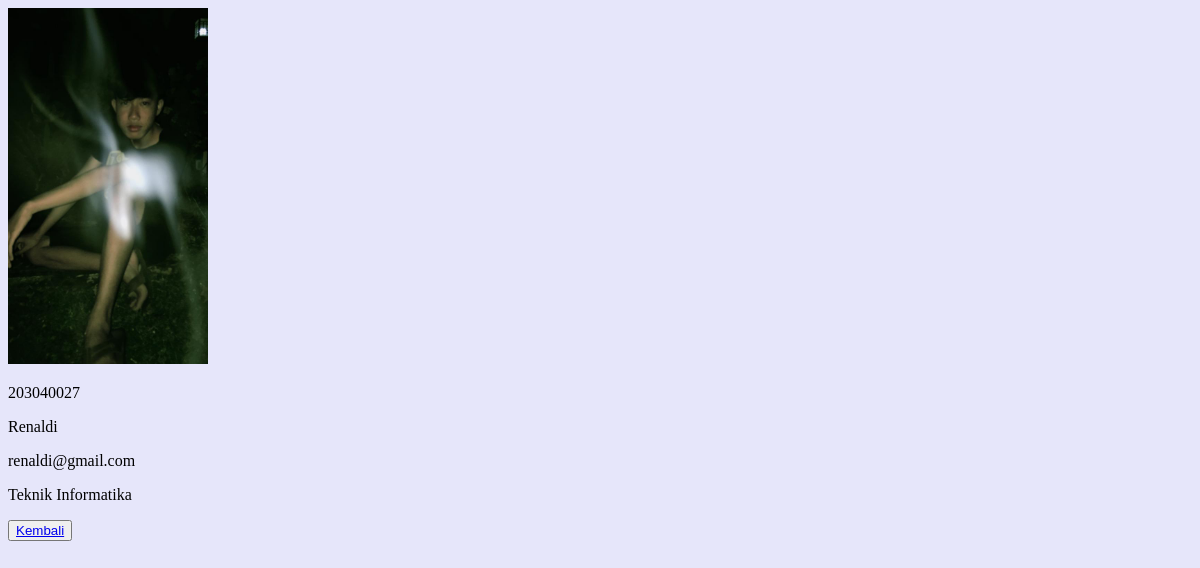
The page /latihan5a/php/detail.php?id=1 on the database its author committed.
### tables this page shows
CREATE TABLE `mahasiswa` (
  `id` int(11) NOT NULL,
  `img` varchar(100) NOT NULL,
  `nrp` varchar(10) NOT NULL,
  `nama` varchar(100) NOT NULL,
  `email` varchar(100) NOT NULL,
  `jurusan` varchar(50) NOT NULL
);

### latihan5a/php/functions.php (called while the page is built)
<?php
function koneksi()
{
    $conn = mysqli_connect("localhost", "root", "");
    mysqli_select_db($conn, "pw_tubes_203040033");
    return $conn;
}
function query ($sql)
{
    $conn = koneksi();
    $result = mysqli_query($conn, "$sql");
    $rows = [];
    while ($row = mysqli_fetch_assoc($result)) {
        $rows[] = $row;
    }
    return $rows;
}

### latihan5a/php/detail.php (the view, shortened to what this page needs)
<?php
    require 'functions.php';
    $id = $_GET ['id'];
    $mahasiswa = query("SELECT * FROM mahasiswa WHERE id = $id")[0];
?>
<!DOCTYPE html>
<html lang="en">
<head>
    <link rel="stylesheet" href="css/style.css">
</head>
<body bgcolor="lavender">
    <div class="container">
        <div class="gambar">
            <img width="200px" src="../assets/img/<?= $mahasiswa["img"]; ?>" ; alt="">
        </div>
    <div class="keterangan">
        <p><?= $mahasiswa["nrp"]; ?></p>
        <p><?= $mahasiswa["nama"]; ?></p>
        <p><?= $mahasiswa["email"]; ?></p>
        <p><?= $mahasiswa["jurusan"]; ?></p>
    </div>
        <button class="tombol-kembali"><a href="../index.php">Kembali</a></button>
    </div>
</body>
</html>

### latihan5a/css/style.css (style rules this page uses)
img { text-align: 250px; }

### rows shown on the page
mahasiswa: img (picture), nrp "203040027", nama "Renaldi", email "renaldi@gmail.com", jurusan "Teknik Informatika"
